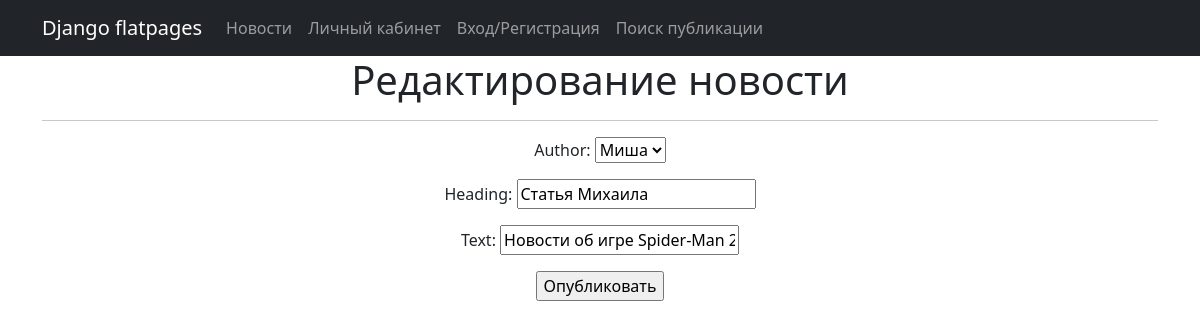
Page /news/1/edit/ (signed in) on the committed database.
### News/models.py (models this page shows, shortened)
class Post(models.Model):
    objects = None
    author = models.ForeignKey(Author, on_delete=models.CASCADE)
    category = models.CharField(max_length=20, choices=CATEGORY_NEWS, default=ARTICLE)
    datetime = models.DateTimeField(auto_now_add=True)
    dopCategory = models.ManyToManyField(Category, through='PostCategory')
    heading = models.CharField(max_length=128)
    text = models.TextField()
    rating = models.SmallIntegerField(default=0)

### News/views.py (the view)
# urls.py: path('news/<int:pk>/edit/', PostEdit.as_view(), name='post_edit'),
class PostEdit(LoginRequiredMixin, PermissionRequiredMixin, UpdateView):
    permission_required = ('News.change_post', )
    form_class = PostForm
    model = Post
    template_name = 'post_edit.html'
    def dispatch(self, request, *args, **kwargs):
        post = get_object_or_404(Post, id=self.kwargs['pk'])
        if self.request.path == f'/news/{post.pk}/edit/' and post.category == 'AR':
            return render(self.request, 'error_edit_post.html')
        return super(PostEdit, self).dispatch(request, *args, **kwargs)

### News/forms.py (shortened to what this page needs)
class PostForm(forms.ModelForm):
    text = forms.CharField(min_length=20)
    class Meta:
        model = Post
        fields = [
            'author',
            'heading',
            'text',
        ]

### News/models.py (called while the page is built)
    def __str__(self):
        return f"{self.user}"

### templates/post_edit.html (shortened to what this page needs)
{% extends 'flatpages/default.html' %}
{% block content %}
<h1>Редактирование новости</h1>
<hr>
<form action="" method="post">
    {{ form.as_p }}
    <input type="submit" value="Опубликовать" />
</form>
{% endblock content %}

### rows in the picture
Post: author "Миша", heading "Статья Михаила", text "Новости об игре Spider-Man 2"
